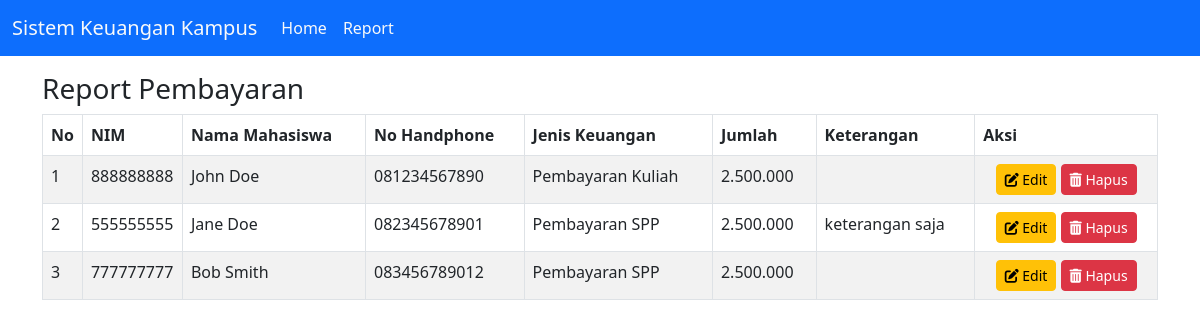
The app's page /report.php with its own data.
### tables this page shows
CREATE TABLE `crud`  (
  `id` int NOT NULL AUTO_INCREMENT,
  `nim` varchar(50) NOT NULL,
  `nama_mahasiswa` varchar(100) NOT NULL,
  `nohp` varchar(20) NOT NULL,
  `jenis_keuangan` varchar(20) NOT NULL,
  `jumlah` varchar(20) NOT NULL,
  `keterangan` text NULL,
  PRIMARY KEY (`id`) USING BTREE
);

### connection.php (called while the page is built)
<?php
$host = "localhost";
$user = "root";
$password = "";
$database = "crud";
$koneksi = mysqli_connect($host, $user, $password, $database);
$query = "SELECT * FROM crud";
$result = mysqli_query($koneksi, $query);

### report.php (the view, shortened to what this page needs)
<!DOCTYPE html>
<html lang="en">
<head>
    <link href="https://cdn.jsdelivr.net/npm/bootstrap@5.2.3/dist/css/bootstrap.min.css" rel="stylesheet">
    <link rel="stylesheet" type="text/css" href="https://cdn.datatables.net/v/bs5/dt-1.11.3/datatables.min.css" />
</head>
<body>
    <?php
    include "connection.php";
    ?>
    <nav class="navbar navbar-expand-lg navbar-primary bg-primary">
        <div class="container-fluid">
            <a class="navbar-brand text-light" href="#">Sistem Keuangan Kampus</a>
            <div class="collapse navbar-collapse" id="navbarNav">
                <ul class="navbar-nav">
                    <li class="nav-item">
                        <a class="nav-link text-light" href="index.php">Home</a>
                    </li>
                    <li class="nav-item ">
                        <a class="nav-link text-light" href="report.php">Report</a>
                    </li>
                </ul>
            </div>
        </div>
    </nav>
    <div class="container mt-3">
        <h3>Report Pembayaran</h3>
        <table id="table_id" class="table table-bordered table-striped table-responsive text-nowrap" width="100%">
            <thead>
                <tr>
                    <th style="width:30px !important">No</th>
                    <th style="width:100px !important">NIM</th>
                    <th>Nama Mahasiswa</th>
                    <th>No Handphone</th>
                    <th>Jenis Keuangan</th>
                    <th>Jumlah</th>
                    <th>Keterangan</th>
                    <th>Aksi</th>
                </tr>
            </thead>
            <tbody>
                <?php
                $no = 1;
                while ($row = mysqli_fetch_array($result)) {
                ?>
                    <tr>
                        <td><?= $no ?></td>
                        <td><?= $row['nim'] ?></td>
                        <td><?= $row['nama_mahasiswa'] ?></td>
                        <td><?= $row['nohp'] ?></td>
                        <td><?= $row['jenis_keuangan'] ?></td>
                        <td><?= $row['jumlah'] ?></td>
                        <td><?= $row['keterangan'] ?></td>
                        <td align="center">
                            <a href="index.php?act=edit&id=<?= $row['id'] ?>" style="text-decoration:none">
                                <button class="btn btn-warning btn-sm" type="button"><i class="fa-solid fa-pen-to-square"></i> Edit</button>
                            </a>
                            <a href="report.php?act=delete&id=<?= $row['id'] ?>" onclick="return confirm('Yakin Hapus Data?')">
                                <button class="btn btn-danger btn-sm" type="button"><i class="fa-solid fa-trash-can"></i> Hapus</button>
                            </a>
                        </td>
                    </tr>
                <?php
                    $no++;
                }
                ?>
            </tbody>
        </table>
    </div>
</body>
</html>

### records on screen
crud: nim "888888888", nama_mahasiswa "John Doe", nohp "081234567890", jenis_keuangan "Pembayaran Kuliah", jumlah "2.500.000"
crud: nim "555555555", nama_mahasiswa "Jane Doe", nohp "082345678901", jenis_keuangan "Pembayaran SPP", jumlah "2.500.000", keterangan "keterangan saja"
crud: nim "777777777", nama_mahasiswa "Bob Smith", nohp "083456789012", jenis_keuangan "Pembayaran SPP", jumlah "2.500.000"
